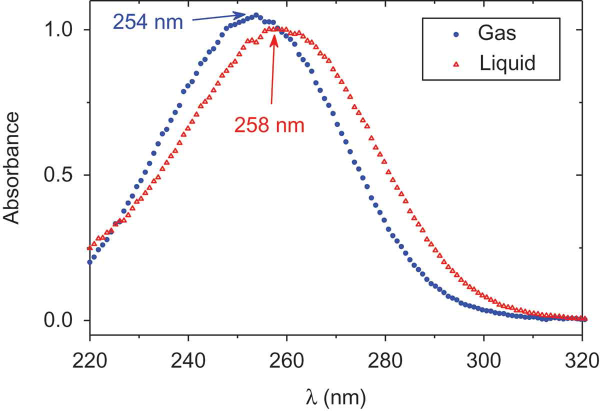
#> input picture Data_analysis/Experiments/Calibrations/Ozone.jpg, 1200 x 821 px, found by its file name (shown at 1/2 size)
$ python Ozone.py
#> lines starting #> are read from the running program, lines starting #| are printed output that depends on the picture; after the words box and inside, x2 and y2 are one past the last pixel; in counts of white or black regions, pixels touching at a corner belong together

import numpy as np
import matplotlib.pyplot as plt
import cv2 as cv
import lmfit

image = r'C:\Users\20222772\PycharmProjects\MasterDataAnalysis\Data_analysis\Experiments\Calibrations\Ozone.jpg'
img = cv.imread(image)
#> img is the input picture: shape (821, 1200, 3); mean B, G, R 246, 245.3, 246.7

# %%
plt.imshow(img[:, :, ::-1])
plt.show()

# %%
plt.imshow(img[635:645, 165:190, ::-1])
plt.show()
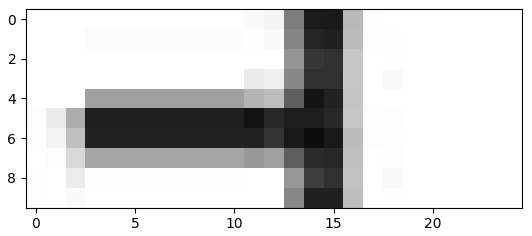
#> figure drawn by matplotlib, 1 panel

x_axis = (640, 641)
y_axis = (179, 180)

x_axis2 = 59
y_axis2 = 1164

axis = img.copy()
axis[x_axis[0]:x_axis[1]+1, :, :] = [255, 0, 0]
axis[:, y_axis[0]:y_axis[1]+1, :] = [255, 0, 0]
axis[x_axis2, :, :] = [0, 255, 0]
axis[:, y_axis2, :] = [0, 255, 0]
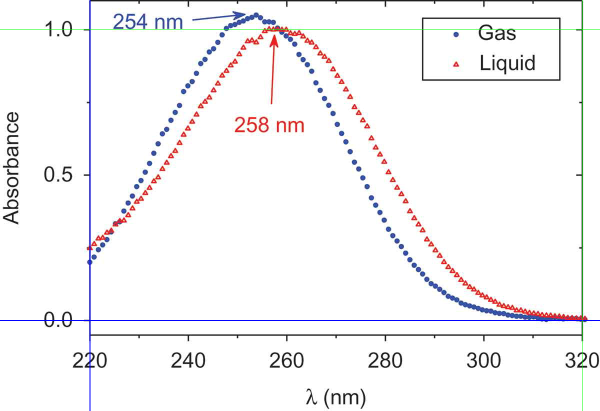
#> axis: shape (821, 1200, 3) (shown at 1/2 size); mean B, G, R 246, 244.8, 245.7

plt.imshow(axis[:, :, ::-1])
plt.show()

x_axis = ((0, 1), (640.5, 59))
y_axis = ((220, 320), (179.5, 1164))

# %%
temp_image = img.copy()
temp_image[120:135, 905:920] = [0, 0, 0]
#> temp_image: shape (821, 1200, 3); 0.02% of pixels changed, all inside (x1, y1, x2, y2) = (905, 120, 920, 135)

plt.imshow(img[121:135, 905:919, ::-1])
plt.show()
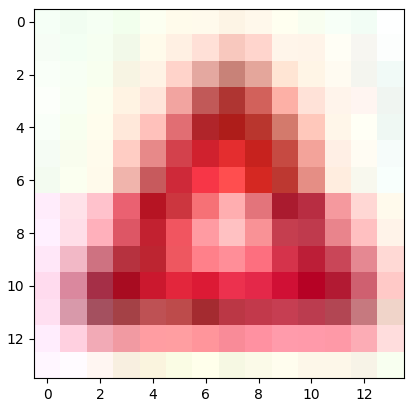
#> figure drawn by matplotlib, 1 panel

plt.imshow(img[250:263, 370:382, ::-1])
plt.show()
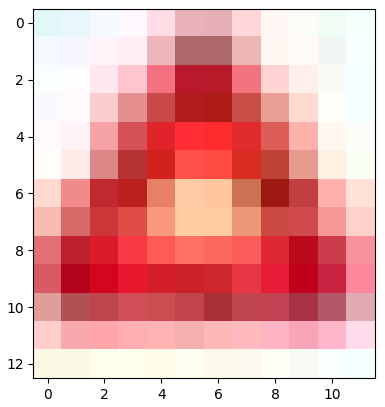
#> figure drawn by matplotlib, 1 panel

plt.imshow(img[415:428, 814:826, ::-1])
plt.show()
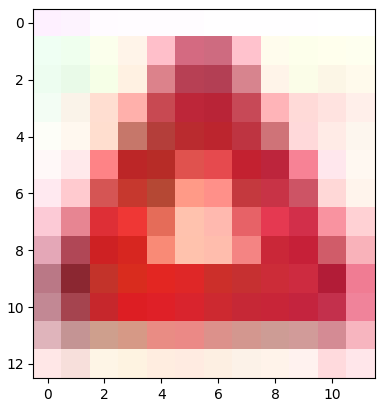
#> figure drawn by matplotlib, 1 panel

result = cv.matchTemplate(temp_image, img[250:263, 370:382], cv.TM_SQDIFF_NORMED)
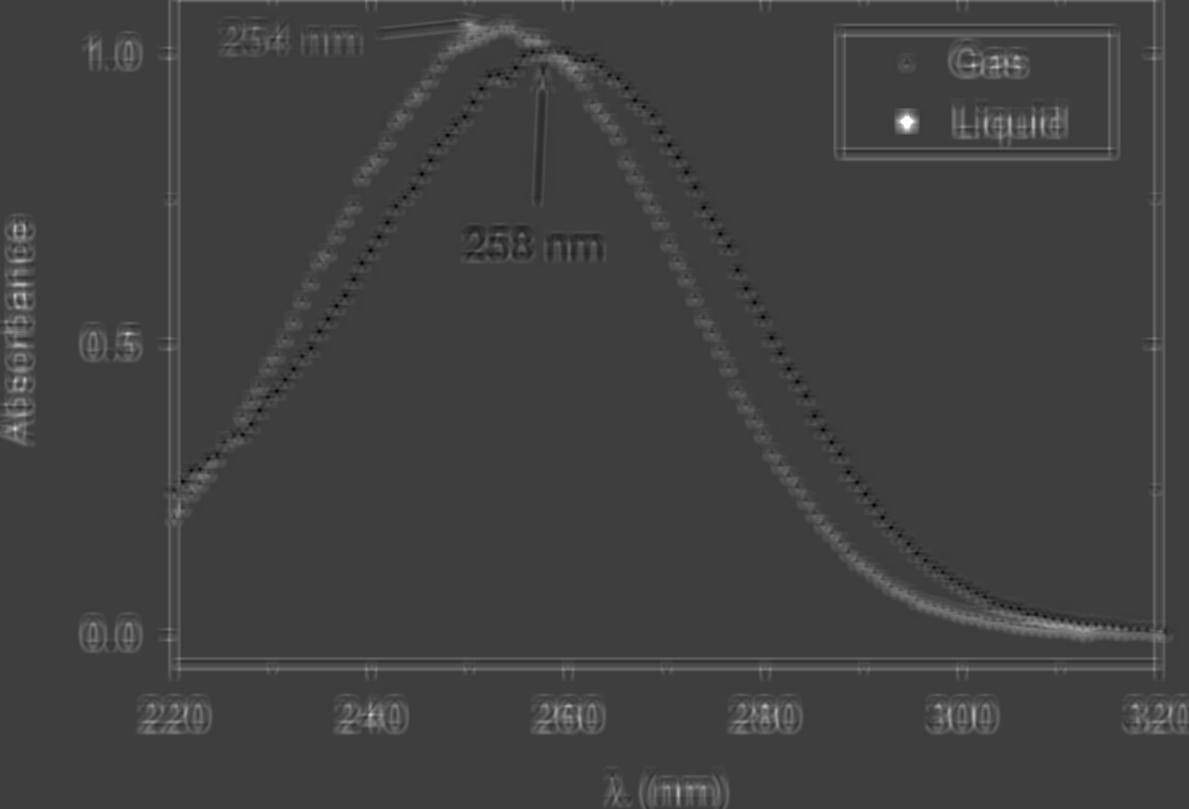
#> result: shape (809, 1189) float32; min 0, max 1, mean 0.255
result2 = cv.matchTemplate(temp_image, img[415:428, 814:826], cv.TM_SQDIFF_NORMED)
# %%
plt.figure()
plt.imshow(result < 0.1)
plt.show()
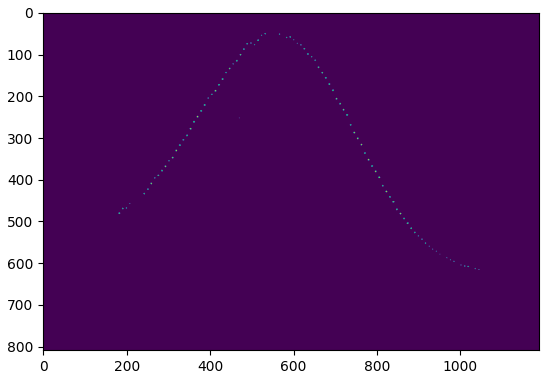
#> figure drawn by matplotlib, 1 panel

plt.figure()
plt.imshow(result2 < 0.1)
plt.show()

plt.figure()
plt.imshow((result+result2) < 0.25)
plt.show()

# %%
#> (the run stopped early here; a loop or call above may not have finished)
